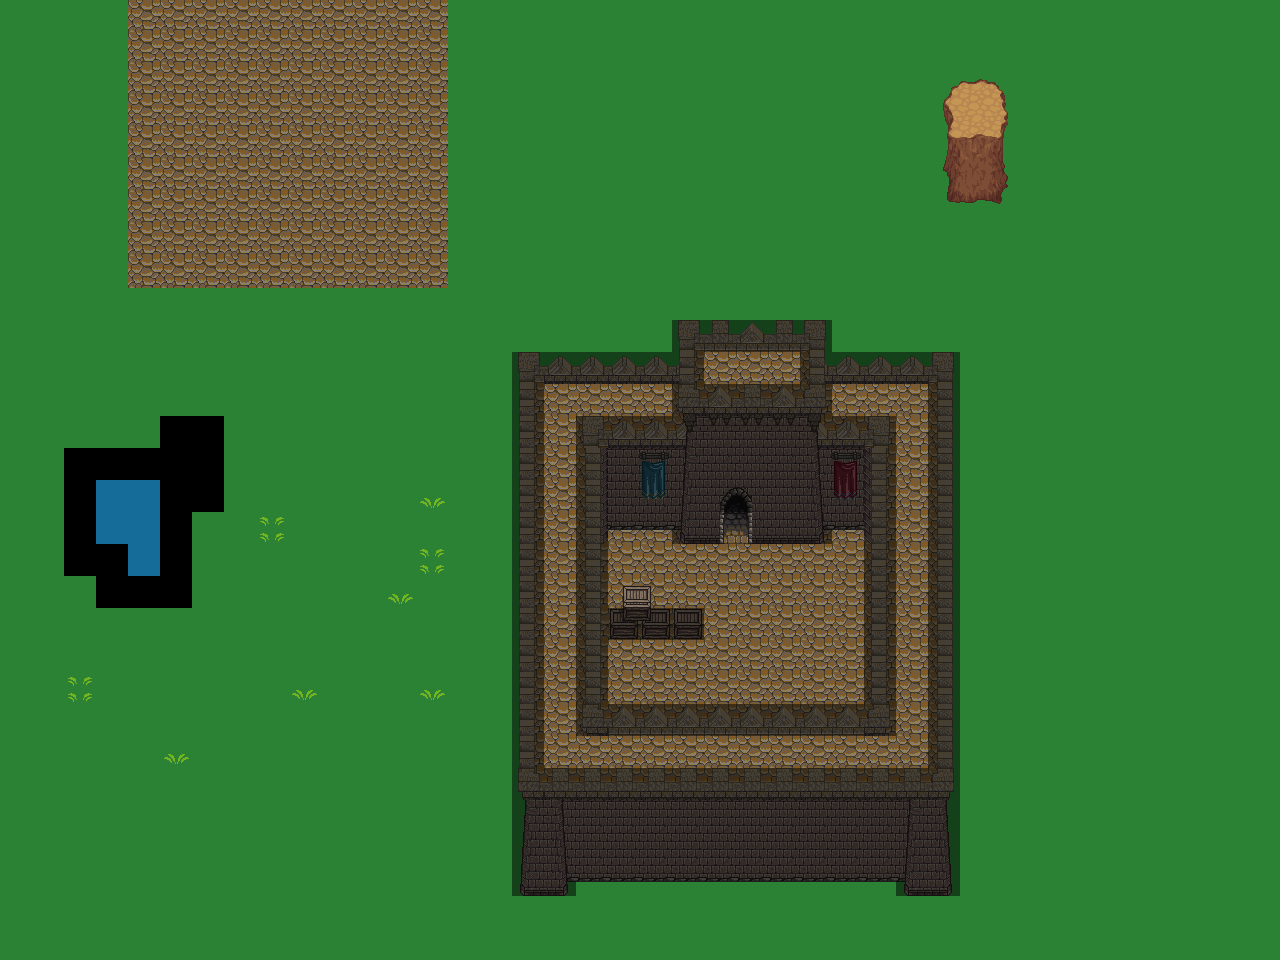

The image is a tile-based game level rendered from a .tmx file. Its description and source (layers, tilesets, objects; grid data summarised) follow:
An orthogonal 40x30 tile map with 32x32 px tiles, 9 tile layers (floor1, wall1, decoration1, floor2, ...), 3 tilesets and 5 objects (spawn, playerspawn1, chest).

<map version="1.0" orientation="orthogonal" width="40" height="30" tilewidth="32" tileheight="32">
 <tileset firstgid="1" source="castle.tsx" />
 <tileset firstgid="257" source="terrain_atlas.tsx" />
 <tileset firstgid="1281" source="collisions.tsx" />
 <layer name="floor1" width="40" height="30">
  <data>[1200 cells, 1200 non-empty, 17 distinct tile ids]</data>
 </layer>
 <layer name="wall1" width="40" height="30">
  <data>[1200 cells, 137 non-empty, 17 distinct tile ids]</data>
 </layer>
 <layer name="decoration1" width="40" height="30">
  <data>[1200 cells, 32 non-empty, 17 distinct tile ids]</data>
 </layer>
 <layer name="floor2" width="40" height="30">
  <data>[1200 cells, 56 non-empty, 1 distinct tile ids]</data>
 </layer>
 <layer name="wall2" width="40" height="30">
  <data>[1200 cells, 84 non-empty, 23 distinct tile ids]</data>
 </layer>
 <layer name="decoration2" width="40" height="30">
  <data>[1200 cells, 0 non-empty, 0 distinct tile ids]</data>
 </layer>
 <layer name="floor3" width="40" height="30">
  <data>[1200 cells, 3 non-empty, 1 distinct tile ids]</data>
 </layer>
 <layer name="wall3" width="40" height="30">
  <data>[1200 cells, 20 non-empty, 14 distinct tile ids]</data>
 </layer>
 <layer name="COLLISIONS" width="40" height="30">
  <data>[1200 cells, 267 non-empty, 6 distinct tile ids]</data>
 </layer>
 <objectgroup name="spawns" width="40" height="30">
  <object name="spawn" x="718" y="571" width="135" height="119" />
  <object name="playerspawn1" x="608" y="544" width="32" height="32" />
 </objectgroup>
 <objectgroup name="transitions" width="40" height="30">
  <object x="703" y="486" width="62" height="34">
   <properties>
    <property name="warp" value="room1_A" />
   </properties>
  </object>
  <object x="733" y="553" width="7" height="9">
   <properties>
    <property name="destination" value="A" />
   </properties>
  </object>
 </objectgroup>
 <objectgroup name="interactables" width="40" height="30">
  <object name="chest" x="672" y="608" width="32" height="32">
   <properties>
    <property name="chest" value="apple,pear,fish" />
   </properties>
  </object>
 </objectgroup>
</map>
